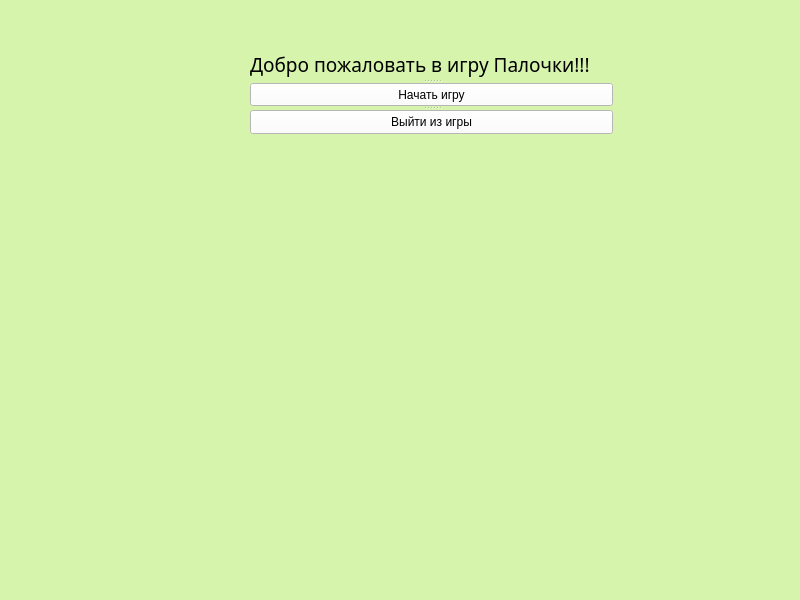
<?xml version="1.0" encoding="UTF-8"?>
<ui version="4.0">
 <class>GameSticks</class>
 <widget class="QMainWindow" name="GameSticks">
  <property name="geometry">
   <rect>
    <x>0</x>
    <y>0</y>
    <width>800</width>
    <height>600</height>
   </rect>
  </property>
  <property name="windowTitle">
   <string>MainWindow</string>
  </property>
  <widget class="QWidget" name="centralwidget">
   <property name="styleSheet">
    <string notr="true">background-color: rgb(214,244,172)</string>
   </property>
   <widget class="QSplitter" name="splitter">
    <property name="geometry">
     <rect>
      <x>250</x>
      <y>50</y>
      <width>363</width>
      <height>84</height>
     </rect>
    </property>
    <property name="orientation">
     <enum>Qt::Vertical</enum>
    </property>
    <widget class="QLabel" name="label">
     <property name="font">
      <font>
       <family>Impact</family>
       <pointsize>14</pointsize>
       <weight>50</weight>
       <bold>false</bold>
      </font>
     </property>
     <property name="text">
      <string>Добро пожаловать в игру Палочки!!!</string>
     </property>
    </widget>
    <widget class="QPushButton" name="pushButton">
     <property name="enabled">
      <bool>true</bool>
     </property>
     <property name="styleSheet">
      <string notr="true">background-color: rgb(255, 255, 255);</string>
     </property>
     <property name="text">
      <string>Начать игру</string>
     </property>
    </widget>
    <widget class="QPushButton" name="pushButton_2">
     <property name="styleSheet">
      <string notr="true">background-color: rgb(255, 255, 255);</string>
     </property>
     <property name="text">
      <string>Выйти из игры</string>
     </property>
    </widget>
   </widget>
  </widget>
 </widget>
 <resources/>
 <connections/>
</ui>
